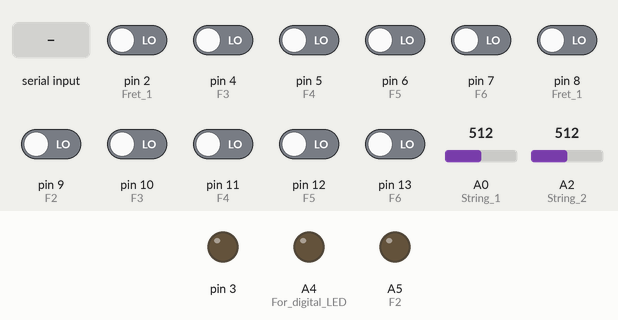
Simulated run of this sketch. Board: Arduino Uno, built with avr-gcc and run on an emulated ATmega328P. Parts: output pins drawn as LEDs (lit = HIGH). The inputs (shaded band) are chosen by the test bench; at power-on: pin 2 (Fret_1), pin 4 (F3), pin 5 (F4), pin 6 (F5), pin 7 (F6), pin 8 (Fret_1), pin 9 (F2), pin 10 (F3), pin 11 (F4), pin 12 (F5), pin 13 (F6) LOW, A0 (String_1) = 512, A2 (String_2) = 512. What the sketch prints to the serial monitor is not drawn.

Above: at 1.2 s.
1.3 s: "1" received over Serial
At 2.5 s:
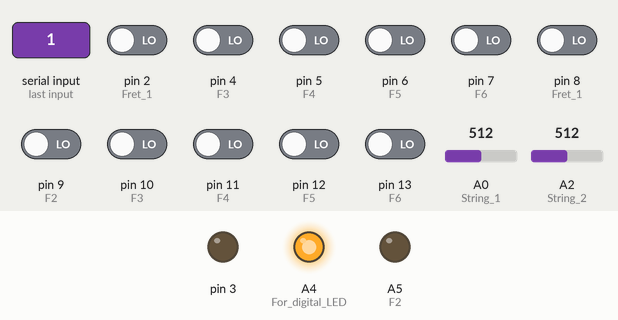
2.8 s: "0" received over Serial
At 4.0 s:
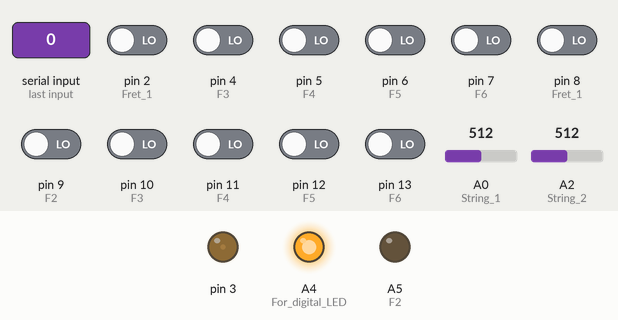
4.3 s: A0 (String_1) set to 990
7.3 s: A0 (String_1) set to 1012
8.8 s: A2 (String_2) set to 11
10.3 s: A2 (String_2) set to 8
Timing chart, 0 to 12.8 s (numbered marks = the images above; inputs shaded):
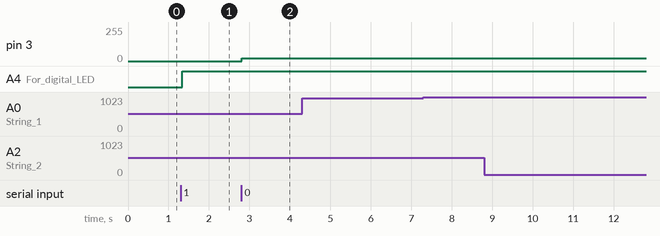

Measured:
- after the input at 1.3 s, A4 (For_digital_LED): LOW → HIGH at once
- after the input at 2.8 s, pin 3: 0/255 → 20/255 at once
- after the input at 4.3 s, every drawn part: stays the same
- after the input at 7.3 s, every drawn part: stays the same
- after the input at 8.8 s, every drawn part: stays the same
- after the input at 10.3 s, every drawn part: stays the same

The sketch:

kora.ino
```cpp
/*
 * Brian Gates
 * 4/28/2019
 *
 */

int incomingData = 1;

int photoHigh = 1023;
int photoLow = 0;

int brightness = 0;
int fading = 20;

int trig1;
int trig2;

float trigscale = 0.35; //Light sensitivity of string

//Debouncing vars (as necessary)
int Sfret1 = 0;
int Sfret2 = 0;
int button1State;
int button2State;
int lastButton1State = LOW;
int lastButton2State = LOW;
unsigned long lastDebounceTime = 0;
unsigned long debounceDelay = 50;

void setup() {
  //String 1
  pinMode(2, INPUT); //Fret 1
  pinMode(A5, INPUT); //F2
  pinMode(4, INPUT); //F3
  pinMode(5, INPUT); //F4
  pinMode(6, INPUT); //F5
  pinMode(7, INPUT); //F6

  //String 2
  pinMode(8, INPUT); //Fret 1
  pinMode(9, INPUT); //F2
  pinMode(10, INPUT); //F3
  pinMode(11, INPUT); //F4
  pinMode(12, INPUT); //F5
  pinMode(13, INPUT); //F6

  //Strings & Other
  pinMode(A0, INPUT); //String 1
  pinMode(A2, INPUT); //String 2
  pinMode(A4, OUTPUT); //For digital LED
  pinMode(A5, OUTPUT); //For analog LED

  trig1 = analogRead(A0) * trigscale; //Trigger point based on initial ambient light conditions (DO NOT HAVE FINGER/HAND COVERING THE STRINGS WHEN YOU TURN IT ON)
  trig2 = analogRead(A2) * trigscale; //Trigger point based on initial ambient light conditions

  Serial.begin(9600);
}

void loop() {
  //Read fretboard on String1, write to serial
  if (digitalRead(7) == HIGH)
    Sfret1 = 6;
  else if (digitalRead(6) == HIGH)
    Sfret1 = 5;
  else if (digitalRead(5) == HIGH)
    Sfret1 = 4;
  else if (digitalRead(4) == HIGH)
    Sfret1 = 3;
  else if (digitalRead(A5) == HIGH)
    Sfret1 = 2;
  else if (digitalRead(2) == HIGH)
    Sfret1 = 1;
  else
    Sfret1 = 0;

  int readStrum1 = analogRead(A0);

  if (digitalRead(13) == HIGH)
    Sfret2 = 6;
  else if (digitalRead(12) == HIGH)
    Sfret2 = 5;
  else if (digitalRead(11) == HIGH)
    Sfret2 = 4;
  else if (digitalRead(10) == HIGH)
    Sfret2 = 3;
  else if (digitalRead(9) == HIGH)
    Sfret2 = 2;
  else if (digitalRead(8) == HIGH)
    Sfret2 = 1;
  else
    Sfret2 = 0;

  int readStrum2 = analogRead(A2);

  Serial.print(Sfret1); Serial.print(",");
  Serial.print(readStrum1); Serial.print(",");
  Serial.print(trig1); Serial.print(",");
  Serial.print(Sfret2); Serial.print(",");
  Serial.print(readStrum2); Serial.print(",");
  Serial.println(trig2);

  if(Serial.available()>0){
    incomingData = Serial.read();
    if(incomingData == 0){
      digitalWrite(A4, LOW);
      analogWrite(3, 0);
    }
    else if(incomingData == 1){
      digitalWrite(A4, HIGH);
    }
    else{
      digitalWrite(A4, HIGH);
      analogWrite(3, brightness);
      brightness = brightness + fading;
      if (brightness <= 0 || brightness >= 255){
        fading = -fading;
      }
    }
    /*if(incomingData == 1){
      digitalWrite(A4, HIGH);
      delay(50);
    }
    else {
      digitalWrite(A4, LOW);
    }*/
  }

  delay(35);
}
```
